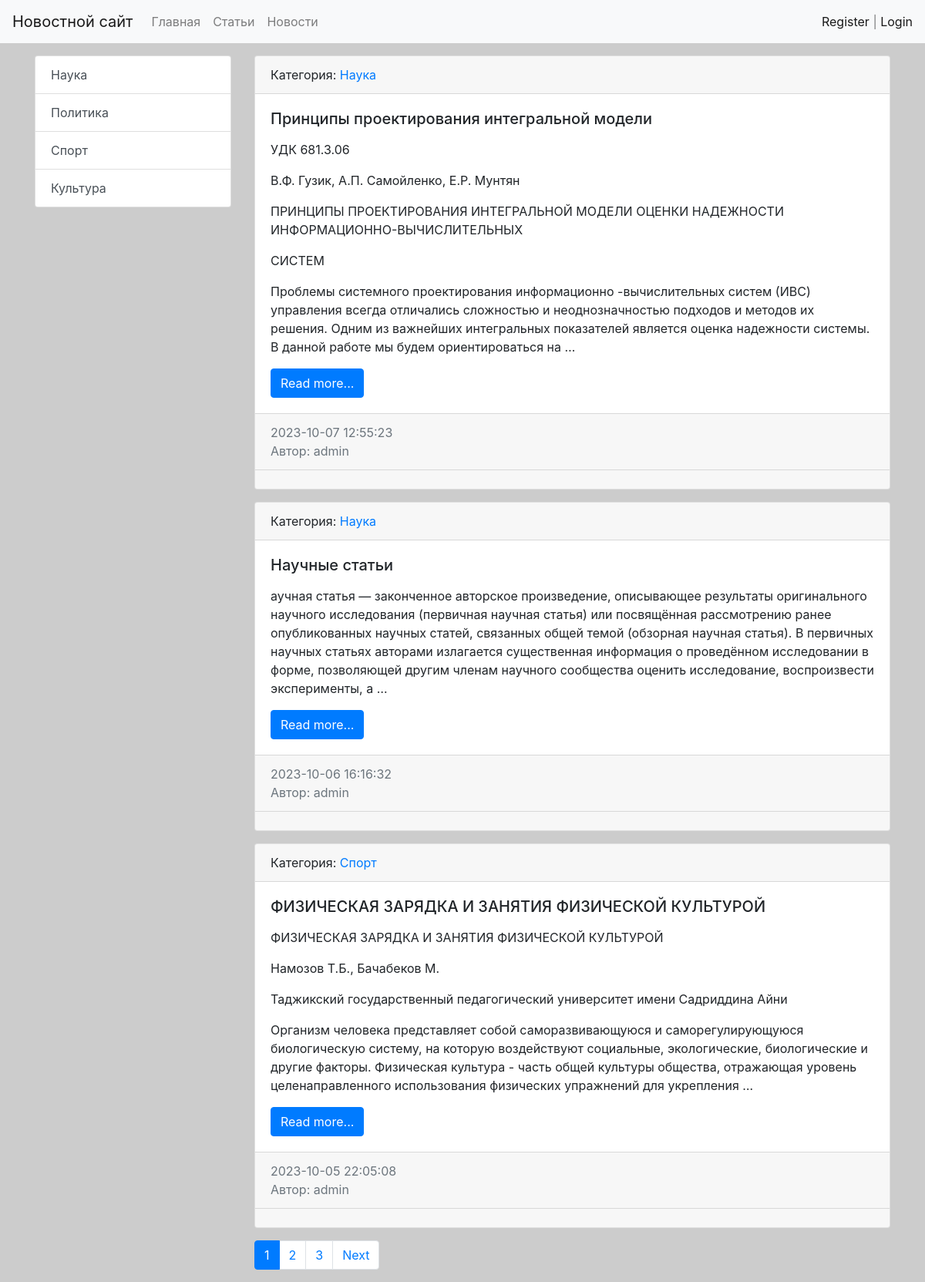
The page / on the database its author committed.
### news/models.py (models this page shows, shortened)
class Category(models.Model):
    name = models.CharField(max_length=64, unique=True)
    def get_absolute_url(self):
        return reverse('category', kwargs={'category_id': self.pk})
    def __str__(self):
        return self.name.title()

class Post(models.Model):
    NEWS = 'NW'
    ARTICLE = 'AR'
    CATEGORY_CHOICES = [
        (NEWS, 'Новость'),
        (ARTICLE, 'Статья'),
    ]
    author = models.ForeignKey(Author, on_delete=models.CASCADE)
    title = models.CharField(max_length=128)
    type_category = models.CharField(max_length=2, choices=CATEGORY_CHOICES, default=ARTICLE)
    content = models.TextField()
    category = models.ForeignKey(Category, on_delete=models.CASCADE)
    publish = models.DateTimeField(default=timezone.now)
    created = models.DateTimeField(auto_now_add=True)
    updated = models.DateTimeField(auto_now=True)
    rating = models.SmallIntegerField(default=0)
    class Meta:
        ordering = ['-publish']
        indexes = [
            models.Index(fields=['publish'])
        ]
    def get_absolute_url(self):
        return reverse('view_news', kwargs={'news_id': self.pk})

class Author(models.Model):
    author_user = models.OneToOneField(User, on_delete=models.CASCADE)
    author_rating = models.SmallIntegerField(default=0)
    def __str__(self):
        return self.author_user.username

### users/models.py (models this page shows)
class User(AbstractUser):
    image = models.ImageField(upload_to='users_images', null=True, blank=True)

### news/views.py (the view)
# urls.py: path('', views.HomeNewsView.as_view(), name='home'),
class HomeNewsView(ListView):
    model = Post
    template_name = 'news/index.html'
    context_object_name = 'news'
    paginate_by = 3
    def get_context_data(self, *, object_list=None, **kwargs):
        context = super().get_context_data(**kwargs)
        context['title'] = 'Главная страница'
        return context

### news/templatetags/news_tags.py (called while the page is built)
@register.inclusion_tag('news/list_categories.html')
def show_categories():
    categories = Category.objects.all()
    return {'categories': categories}

### news/templates/news/index.html (shortened to what this page needs)
{% extends 'base.html' %}
{% block sidebar %}
{% include 'inc/_sidebar.html' %}
{% endblock %}
{% block content %}
    {% for item in news %}
    <div class="card mb-3">
        <div class="card-header">
            Категория: <a href="{{ item.category.get_absolute_url }}">{{ item.category }}</a>
        </div>
        <div class="card-body">
            <div class="media">
                <div class="media-body">
                    <h5 class="card-title">{{ item.title }}</h5>
                    <p class="card-text">{{ item.content|safe|linebreaks|truncatewords:50 }}</p>
                    <a href="{{ item.get_absolute_url }}" class="btn btn-primary">Read more...</a>
                </div>
            </div>
        </div>
        <div class="card-footer text-muted">
            {{ item.created|date:"Y-m-d H:i:s" }}
            <br>
            Автор: {{ item.author }}
        </div>
        <div class="card-footer">
        </div>
    </div>
    {% endfor %}
{% endblock %}
{% block paginator %}
{% include 'inc/pagination.html' %}
{% endblock %}

### templates/base.html (shortened to what this page needs)
{% load static %}
<!doctype html>
<html lang="en">
<head>
    <link rel="stylesheet" href="{% static 'bootstrap/css/bootstrap.min.css' %}">
    <link rel="stylesheet" href="{% static 'css/style.css' %}">
</head>
<body>
{% include 'inc/_nav.html' %}
<div class="container mt-3">
    <div class="row">
        <div class="col-md-3">
            {% block sidebar %}SIDEBAR{% endblock %}
        </div>
        <div class="col-md-9">
            {% block content %}CONTENT{% endblock %}
            {% block paginator %}
            {% endblock %}
        </div>
    </div>
</div>
</body>
</html>

### templates/inc/_nav.html (shortened to what this page needs)
<nav class="navbar navbar-expand-lg navbar-light bg-light">
    <a class="navbar-brand" href="{% url 'home' %}">Новостной сайт</a>
    <div class="collapse navbar-collapse" id="navbarSupportedContent">
        <ul class="navbar-nav mr-auto">
            <li class="nav-item"><a class="nav-link" href="{% url 'home' %}">Главная</a></li>
            <li class="nav-item"><a class="nav-link" href="{% url 'articles' %}">Статьи</a></li>
            <li class="nav-item"><a class="nav-link" href="{% url 'news' %}">Новости</a></li>
        </ul>
        <span class="navbar-text">
            {% if request.user.is_authenticated %}
            Welcome, {{ user.username }} | <a href="{% url 'logout' %}">Выход</a>
            {% else %}
            <a href="{% url 'register' %}">Register</a> | <a href="{% url 'login' %}">Login</a>
            {% endif %}
        </span>
    </div>
</nav>

### templates/inc/_sidebar.html (shortened to what this page needs)
{% load news_tags %}
{% show_categories %}

### news/templates/news/list_categories.html
<div class="list-group">
  {% for item in categories %}
  <a href="{{ item.get_absolute_url }}" class="list-group-item list-group-item-action">{{ item.name }}</a>
  {% endfor %}
</div>

### templates/inc/pagination.html (shortened to what this page needs)
{% if page_obj.has_other_pages %}
<nav aria-label="...">
    <ul class="pagination">
        {% for p in page_obj.paginator.page_range %}
        {% if page_obj.number == p %}
        <li class="page-item active" aria-current="page">
            <a class="page-link" href="?page={{ p }}">{{ p }} <span class="sr-only">(current)</span></a>
        </li>
        {% elif p > page_obj.number|add:-3 and p < page_obj.number|add:3 %}
        <li class="page-item">
            <a class="page-link" href="?page={{ p }}">{{ p }}</a>
        </li>
        {% endif %}
        {% endfor %}
        {% if page_obj.has_next %}
        <li class="page-item">
            <a class="page-link" href="?page={{ page_obj.next_page_number }}">Next</a>
        </li>
        {% endif %}
    </ul>
</nav>
{% endif %}

### static/css/style.css (style rules this page uses)
body { background-color: #ccc; }

### rows shown on the page
Category: name "Наука"
Category: name "Политика"
Category: name "Спорт"
Category: name "Культура"
Post: category "Наука", title "Принципы проектирования интегральной модели", content "УДК 681.3.06 В.Ф. Гузик, А.П. Самойленко, Е.Р. Мунтян ПРИНЦИПЫ ПРОЕКТИРОВАНИЯ ИНТЕГРАЛЬНОЙ МОДЕЛИ ОЦЕНКИ НАДЕЖНОСТИ ИНФОРМАЦИОННО-ВЫЧИСЛИТЕЛЬНЫХ СИСТЕМ Проблемы системного проектирования информационно -вычислительных систем (ИВС) управления всегда отличались сложностью и неоднозначностью подходов и методов их решения. Одним из важнейших интегральных показателей является оценка надежности системы. В данной работе мы будем ориентироваться на …", created "2023-10-07 12:55:23", author "admin"
Post: category "Наука", title "Научные статьи", content "аучная статья — законченное авторское произведение, описывающее результаты оригинального научного исследования (первичная научная статья) или посвящённая рассмотрению ранее опубликованных научных статей, связанных общей темой (обзорная научная статья). В первичных научных статьях авторами излагается существенная информация о проведённом исследовании в форме, позволяющей другим членам научного сообщества оценить исследование, воспроизвести эксперименты, а …", created "2023-10-06 16:16:32", author "admin"
Post: category "Спорт", title "ФИЗИЧЕСКАЯ ЗАРЯДКА И ЗАНЯТИЯ ФИЗИЧЕСКОЙ КУЛЬТУРОЙ", content "ФИЗИЧЕСКАЯ ЗАРЯДКА И ЗАНЯТИЯ ФИЗИЧЕСКОЙ КУЛЬТУРОЙ Намозов Т.Б., Бачабеков М. Таджикский государственный педагогический университет имени Садриддина Айни Организм человека представляет собой саморазвивающуюся и саморегулирующуюся биологическую систему, на которую воздействуют социальные, экологические, биологические и другие факторы. Физическая культура - часть общей культуры общества, отражающая уровень целенаправленного использования физических упражнений для укрепления …", created "2023-10-05 22:05:08", author "admin"

### other values the page prints
{{ p }} "1"
{{ p }} "2" "3"
